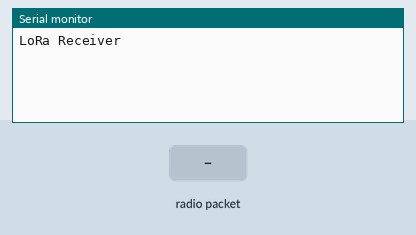
A program run on a simulated ESP8266 (NodeMCU). Parts: the last lines printed to the serial monitor. Inputs (shaded band) come from the test bench. No radio packets arrive unless stated.

Above: at 1.2 s.
1.3 s: radio packet "1" arrives
At 1.8 s:
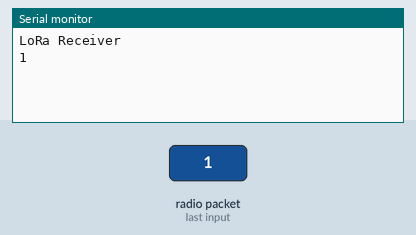
2.8 s: radio packet "0" arrives
At 4.0 s:
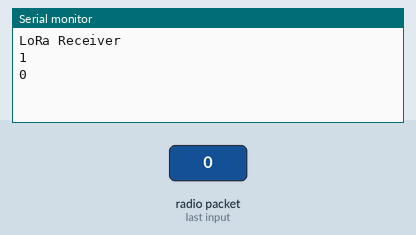
4.3 s: radio packet "2" arrives
At 5.3 s:
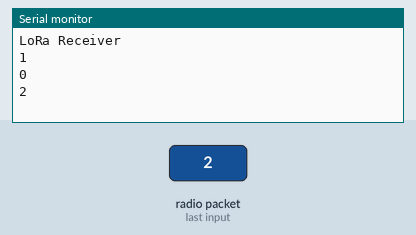

The program:

main.cpp
```cpp
#include <SPI.h>
#include <LoRa.h>

#define SS 15   // GPIO15 (D8)
#define RST 16  // GPIO16 (D0)
#define DIO0 5  // GPIO5  (D1)

void setup() {
  Serial.begin(9600);
  while (!Serial);

  Serial.println("LoRa Receiver");
  LoRa.setPins(SS, RST, DIO0);
  if (!LoRa.begin(433E6)) { // Match the frequency with the sender (Arduino)
    Serial.println("Starting LoRa failed!");
    while (1);
  }
}

void loop() {
  int packetSize = LoRa.parsePacket();

  if (packetSize) {

    String receivedData = ""; // Store received LoRa packet

    while (LoRa.available()) {
      receivedData += (char)LoRa.read(); // Read data properly
    }

    Serial.println(receivedData); // Print full message after reading
  }
}
```

Measured:
- after the input at 1.3 s, the serial monitor: prints a new line at once (image 1)
- after the input at 2.8 s, the serial monitor: prints a new line at once (image 2)
- after the input at 4.3 s, the serial monitor: prints a new line at once (image 3)
